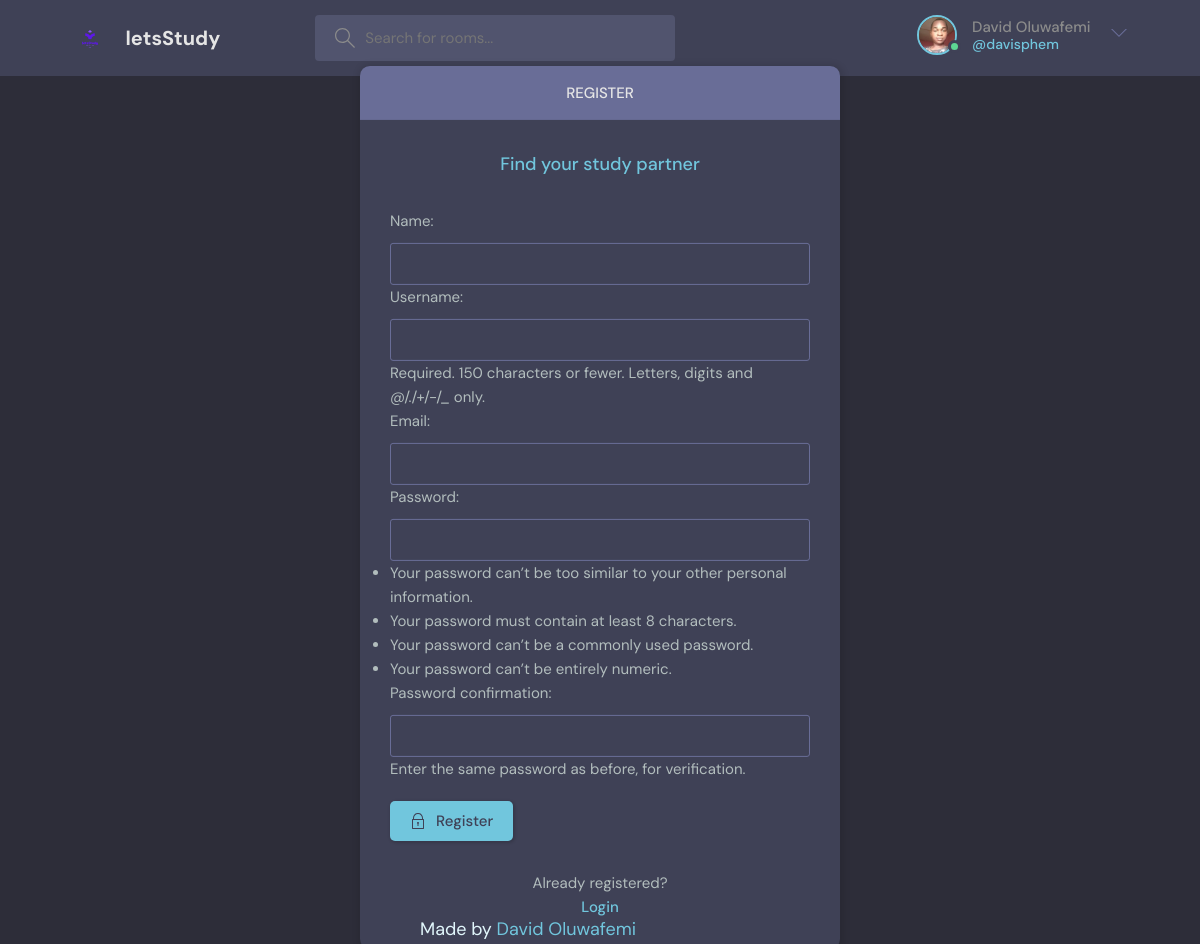
Page /register (signed in) on the committed database.
### main/models.py (models this page shows, shortened)
class User(AbstractUser):
    name = models.CharField(max_length=200, null=True)
    email = models.EmailField(unique=True, null=True)
    bio = models.TextField(null=True)
    avatar = models.ImageField(null=True, default="avatar.svg")
    USERNAME_FIELD = "email"
    REQUIRED_FIELDS = []

### main/views.py (the view, shortened to what this page needs)
# urls.py: path("register", views.register_view, name="register"),
def register_view(request):
    page = "register"
    form = UserCreationForm()
    context = {"page": page, "form": form}
    return render(request, "main/login_register.html", context)

### main/forms.py
class NewUserCreationForm(UserCreationForm):
    class Meta:
        model = User
        fields = ["name", "username", "email", "password1", "password2"]

### main/templates/main/login_register.html (shortened to what this page needs)
{% extends 'base.html' %} {% block content %}
<main class="auth layout">
  <div class="container">
    <div class="layout__box">
      <div class="layout__boxHeader">
        <div class="layout__boxTitle">
          <h3>{% if page == 'login' %}Login{% else %}Register{% endif %}</h3>
        </div>
      </div>
      <div class="layout__body">
        <h2 class="auth__tagline">Find your study partner</h2>
        <form class="form" action="" method="post">
          {% csrf_token %} {% if page == 'login' %}
          <div class="form__group form__group">
            <label for="room_name">Email</label>
            <input
              id="email"
              name="email"
              type="email"
              placeholder="e.g. davisphem@femi.com"
            />
          </div>
          <div class="form__group">
            <label for="password">Password</label>
            <input
              id="password"
              name="password"
              type="password"
              placeholder="&bull;&bull;&bull;&bull;&bull;&bull;&bull;&bull;"
            />
          </div>
          {% else %}
          <div class="form__group">{{form}}</div>
          {% endif %}
          <button class="btn btn--main" type="submit">
            {% if page == 'login' %}Login{% else %}Register{% endif %}
          </button>
        </form>
        <div class="auth__action">
          {% if page == 'login' %}
          <p>Haven't signed up yet?</p>
          <a href="{% url 'register' %}" class="btn btn--link">Sign Up</a>
          {% else %}
          <p>Already registered?</p>
          <a href="{% url 'login' %}" class="btn btn--link">Login</a>
          {% endif%}
        </div>
      </div>
    </div>
  </div>
</main>
{% endblock %}

### templates/navbar.html (shortened to what this page needs)
{% load static %}
<header class="header header--loggedIn">
  <div class="container">
    <a href="{%url 'home' %}" class="header__logo">
      <img src="{% static 'images/logo.png' %}" />
      <h1>letsStudy</h1>
    </a>
    <form class="header__search" method="get" action="{% url 'home' %}">
      <label>
        <input placeholder="Search for rooms..." name="q" />
      </label>
    </form>
    <nav class="header__menu">
      {% if request.user.is_authenticated %}
      <div class="header__user">
        <a href="{% url 'user-profile' request.user.id %}">
          <div class="avatar avatar--medium active">
            <img src="{{ request.user.avatar.url }}" />
          </div>
          <p>{{ request.user.name }} <span>@{{request.user.username}}</span></p>
        </a>
        <button class="dropdown-button">
          <svg
            version="1.1"
            xmlns="http://www.w3.org/2000/svg"
            width="32"
            height="32"
            viewBox="0 0 32 32"
          >
            <title>chevron-down</title>
            <path d="M16 21l-13-13h-3l16 16 16-16h-3l-13 13z"></path>
          </svg>
        </button>
      </div>
      {% else %}
      <a href="{% url 'login' %}">
        <img src="{% static 'images/avatar.svg' %}" />
        <p>Login</p>
      </a>
      {% endif %}
    </nav>
  </div>
</header>

### rows in the picture
User: user.avatar (picture), user.name "David Oluwafemi", user.username "davisphem"
